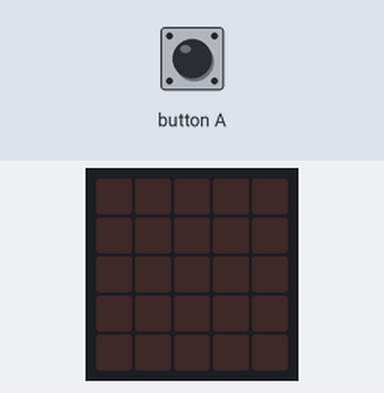
Simulated run of this program. Board: BBC micro:bit running MicroPython. On the bench: the board's 5×5 LED display. Inputs (shaded band) come from the test bench.

Above: at 1.2 s.
1.3 s: button A pressed for 0.15 s
At 2.0 s:
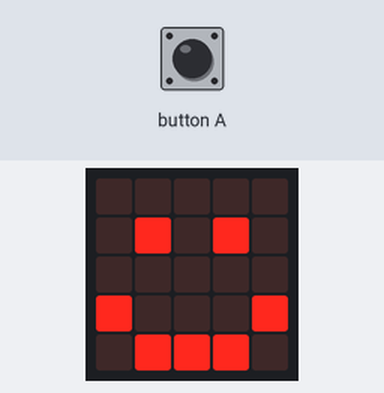
2.9 s: button A pressed for 1 s
At 3.2 s:
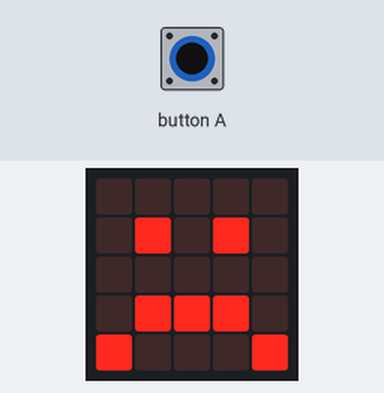
5.4 s: button A pressed for 0.15 s
At 6.3 s:
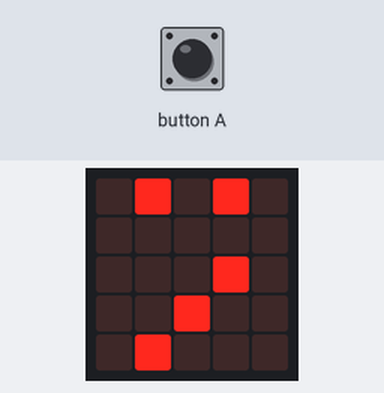
7.0 s: button A pressed for 3.2 s
At 7.6 s:
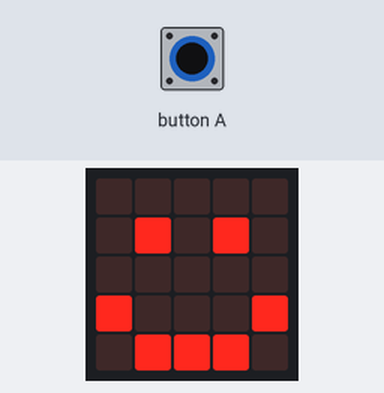
Timing chart, 0 to 10.0 s (numbered marks = the images above; inputs shaded):
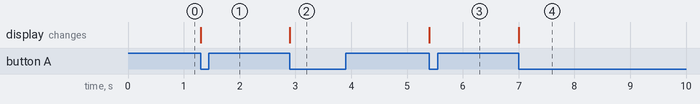

Measured:
- after the input at 1.3 s, the display: changes at once (image 1)
- after the input at 2.9 s, the display: changes at once (image 2)
- after the input at 5.4 s, the display: changes at once (image 3)
- after the input at 7.0 s, the display: changes at once (image 4)

The program:

buttonPresses.py
```python
from microbit import *


images = [Image.HAPPY, Image.SAD, Image.MEH]
imagePointer = 0

while True:
    #this only triggers when you let the button up
    #it will not give you multiple positive results with one button press like .is_pressed() can
    if button_a.was_pressed():
        display.show(images[imagePointer])
        imagePointer  += 1
        if(imagePointer>=len(images)):
            imagePointer = 0
```
